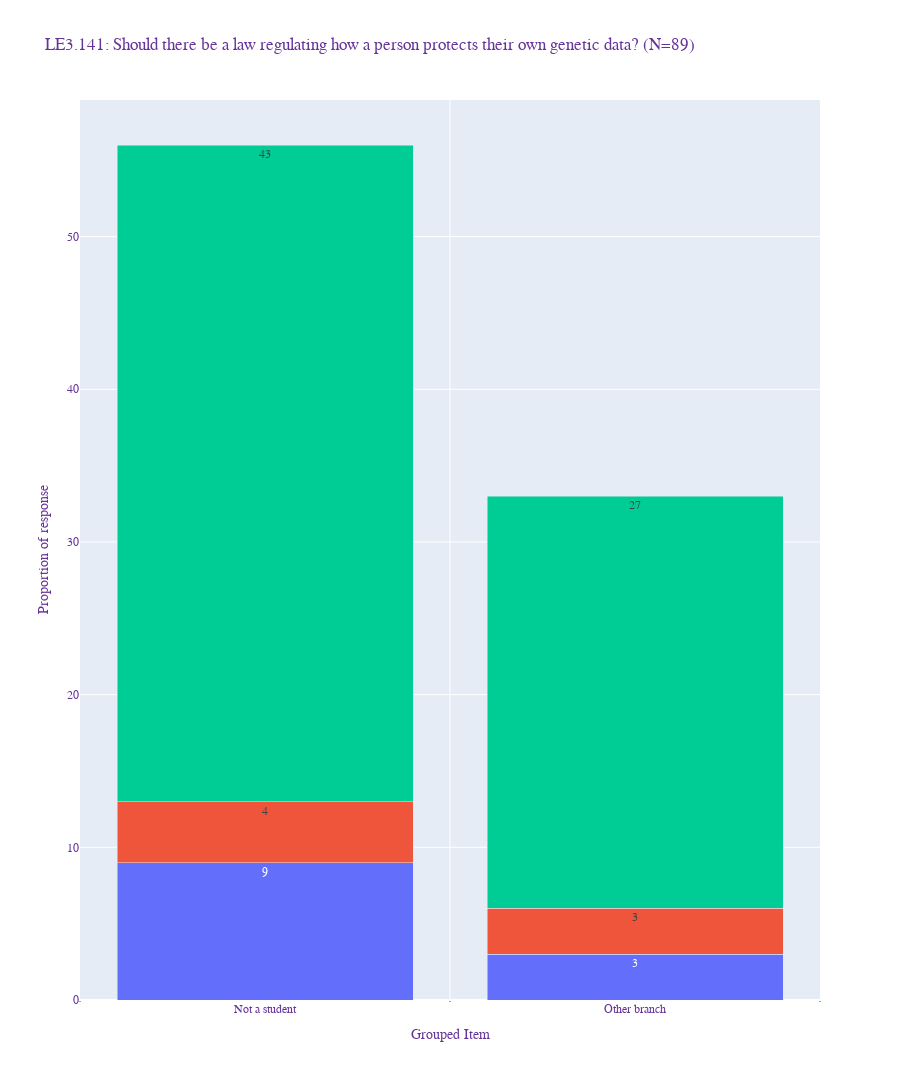

Notebook source saved alongside this figure:
### Code cell
fig = px.bar(xn, x="branch", color="Option",
             y='Count',
             title="A Grouped Bar Chart With Plotly Express in Python",
             barmode='group',
             height=1080,
             text_auto=True,
            )
fig.update_layout(
    title="LE3.141: Should there be a law regulating how a person protects their own genetic data? (N={})".format(len(ndf_25)),
    xaxis_title="Grouped Item",
    yaxis_title="Proportion of response",
    legend_title="Options",
    font=dict(
        family="Ariel, ariel",
        size=12,
        color="RebeccaPurple"
    ),
barmode="stack",
)

fig.update_traces(showlegend=False)
fig.update_traces(marker_showscale=False)

fig.update_xaxes(
    showgrid=True,
    ticks="outside",
    tickson="boundaries",
    ticklen=1,
    tickmode='linear'
)

### Figure 1 — Plotly figure (JSON) as saved in the notebook; plotly's stock layout.template omitted (floating-point values rounded to 4 significant figures)
{"data": [{"alignmentgroup": "True", "hovertemplate": "Option=Do not know1<br>branch=%{x}<br>Count=%{y}<extra></extra>", "legendgroup": "Do not know1", "marker": {"color": "#636efa", "pattern": {"shape": ""}, "showscale": false}, "name": "Do not know1", "offsetgroup": "Do not know1", "orientation": "v", "showlegend": false, "textposition": "auto", "texttemplate": "%{y}", "type": "bar", "x": ["Not a student", "Other branch"], "xaxis": "x", "y": [9, 3], "yaxis": "y"}, {"alignmentgroup": "True", "hovertemplate": "Option=No there should not be a law<br>branch=%{x}<br>Count=%{y}<extra></extra>", "legendgroup": "No there should not be a law", "marker": {"color": "#EF553B", "pattern": {"shape": ""}, "showscale": false}, "name": "No there should not be a law", "offsetgroup": "No there should not be a law", "orientation": "v", "showlegend": false, "textposition": "auto", "texttemplate": "%{y}", "type": "bar", "x": ["Not a student", "Other branch"], "xaxis": "x", "y": [4, 3], "yaxis": "y"}, {"alignmentgroup": "True", "hovertemplate": "Option=Yes there should be a law<br>branch=%{x}<br>Count=%{y}<extra></extra>", "legendgroup": "Yes there should be a law", "marker": {"color": "#00cc96", "pattern": {"shape": ""}, "showscale": false}, "name": "Yes there should be a law", "offsetgroup": "Yes there should be a law", "orientation": "v", "showlegend": false, "textposition": "auto", "texttemplate": "%{y}", "type": "bar", "x": ["Not a student", "Other branch"], "xaxis": "x", "y": [43, 27], "yaxis": "y"}], "layout": {"barmode": "stack", "font": {"color": "RebeccaPurple", "family": "Ariel, ariel", "size": 12}, "height": 1080, "legend": {"title": {"text": "Options"}, "tracegroupgap": 0}, "title": {"text": "LE3.141: Should there be a law regulating how a person protects their own genetic data? (N=89)"}, "xaxis": {"anchor": "y", "domain": [0, 1], "showgrid": true, "ticklen": 1, "tickmode": "linear", "ticks": "outside", "tickson": "boundaries", "title": {"text": "Grouped Item"}}, "yaxis": {"anchor": "x", "domain": [0, 1], "title": {"text": "Proportion of response"}}}}
